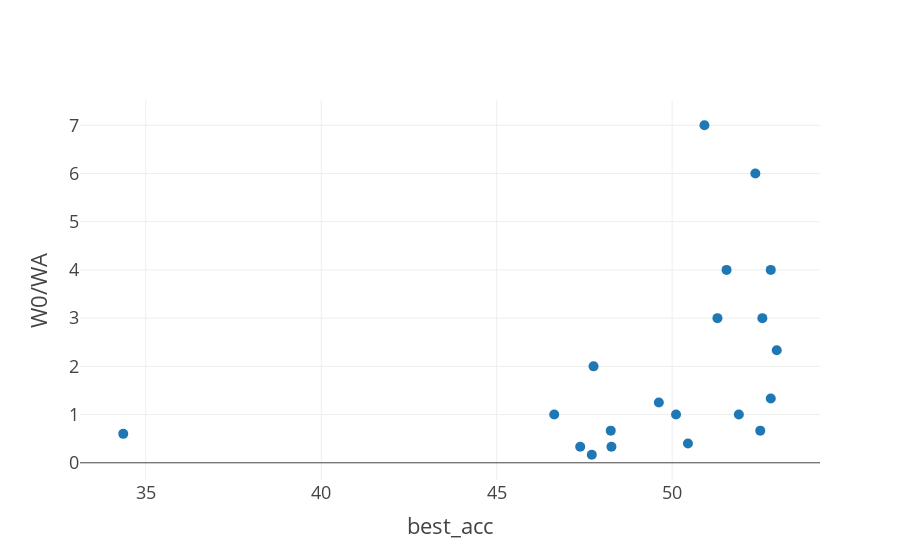

Here is the notebook cell this chart was saved with:
### Code cell
scatter_results(chromosomes,  "W0/WA","best_acc","tests_cifar_tile/Generation_1_SE_D/results.csv")

### Figure 1 — Plotly figure (JSON) as saved in the notebook; plotly's stock layout.template omitted (floating-point values rounded to 4 significant figures)
{"data": [{"marker": {"size": 10}, "mode": "markers", "text": ["wakeful_mongoose", "didactic_zebu", "lime_vulture", "enormous_limpet", "happy_raven", "unselfish_ermine", "dynamic_wasp", "heavenly_squirrel", "angelic_lizard", "loutish_tiger", "flying_capuchin", "ultra_herring", "whimsical_lemming", "poetic_poodle", "umber_binturong", "magic_sidewinder", "agile_barracuda", "invaluable_cormorant", "optimal_elk", "phenomenal_dragon"], "type": "scatter", "x": [34.36, 47.71, 52.57, 49.62, 50.11, 52.51, 48.25, 47.38, 52.81, 46.64, 47.76, 52.98, 52.37, 52.81, 51.55, 48.27, 50.92, 51.29, 51.9, 50.45], "y": [0.6, 0.1667, 3, 1.25, 1, 0.6667, 0.6667, 0.3333, 1.333, 1, 2, 2.333, 6, 4, 4, 0.3333, 7, 3, 1, 0.4]}], "layout": {"autosize": true, "title": {"text": ""}, "xaxis": {"autorange": true, "range": [33.05, 54.29], "title": {"text": "best_acc"}, "type": "linear"}, "yaxis": {"autorange": true, "range": [-0.5304, 7.697], "title": {"text": "W0/WA"}, "type": "linear"}}}
